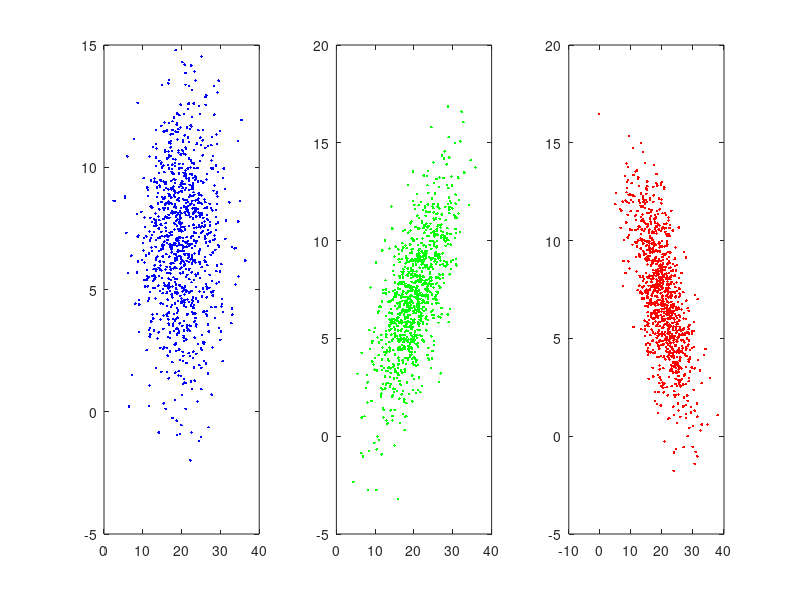
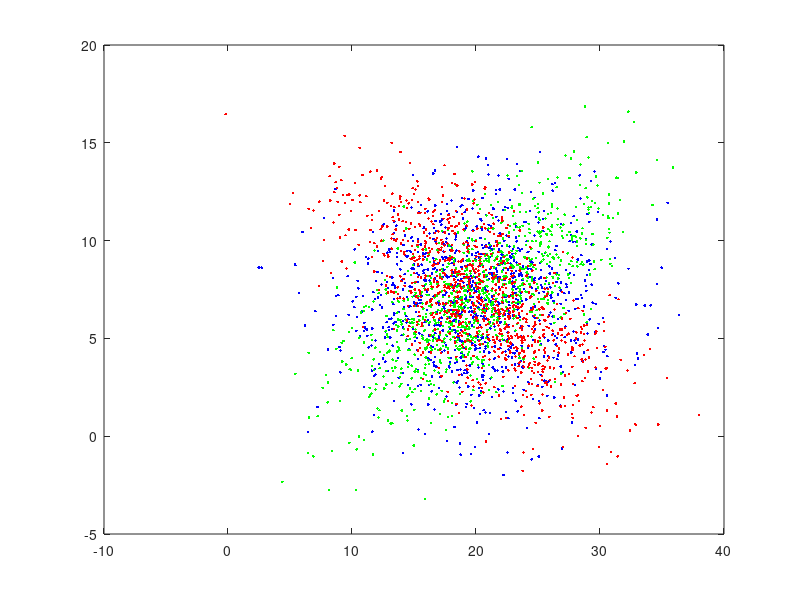

The MATLAB source for these figures, in order:
close all
clear all

N = 1000;
% m1 = [10; 5];
m1 = [20; 7];
v1 = [25 0; 0 9];
x1 = mvnrnd(m1, v1, N)';

% m2 = [10; 5];
m2 = [20; 7];
v2 = [25 10; 10 9];
x2 = mvnrnd(m2, v2, N)';

% m3 = [10; 5];
m3 = [20; 7];
v3 = [25 -10; -10 9];
x3 = mvnrnd(m3, v3, N)';

figure
subplot(1, 3, 1), plot(x1(1, :), x1(2, :), '.b')
subplot(1, 3, 2), plot(x2(1, :), x2(2, :), '.g')
subplot(1, 3, 3), plot(x3(1, :), x3(2, :), '.r')

figure
plot(x1(1, :), x1(2, :), '.b'), hold on
plot(x2(1, :), x2(2, :), '.g')
plot(x3(1, :), x3(2, :), '.r')